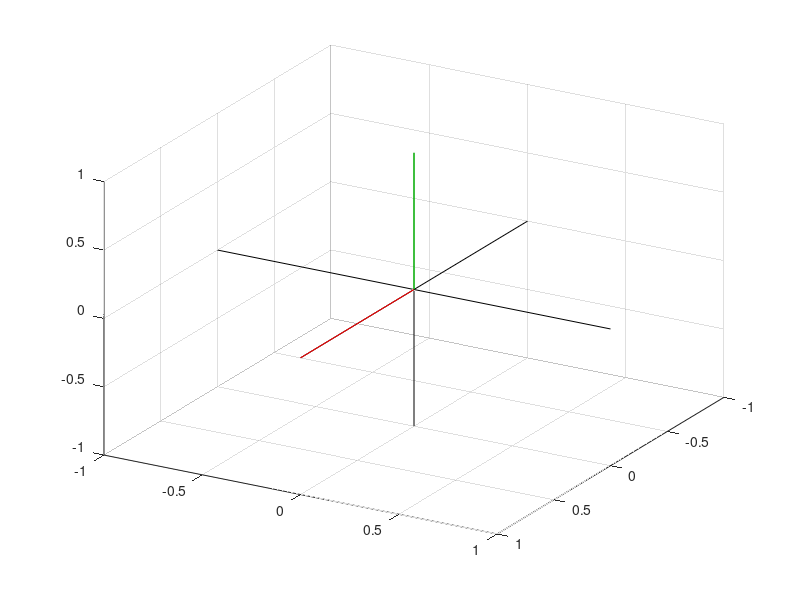

Here is the MATLAB script that generated this plot:
clc 
close all;
clear all;

for theta = 0:1:90
    
clf   
u=line([-1 1],[0 0],[0 0],'Color','black');
v=line([0 0],[-1 1],[0 0],'Color','black');
w=line([0 0],[0 0],[-1 1],'Color','black');
view(120,30);
grid on
hold on

Xv=1;
Yv=0;
Zv=0;

ux=1;
uy=0;
uz=0;
vx=0;
vy=cosd(theta);
vz=sind(theta);
wx=0;
wy=-sind(theta);
wz=cosd(theta);

x=[1;0;0];
y=[0;1;0];
z=[0;0;1];

        if Xv == 1
            Rx=[ux vx wx;...
                uy vy wy;...
                uz vz wz;]
            
            ut=Rx*x;
            vt=Rx*y;
            wt=Rx*z;
            
        elseif Yv == 1
            Ry=[vy vx vz;...
                uy ux uz;...
                wy wx wz;]
            
            ut=Ry*x;
            vt=Ry*y;
            wt=Ry*z;
            
        elseif Zv == 1
            
            Rz=[vy wy wx;...
                vz wz vx;...
                uz uy ux;]
            
            ut=Rz*x;
            vt=Rz*y;
            wt=Rz*z;
    
        else
           
        end


xx=line([0 ut(1)],[0 ut(2)],[0 ut(3)],'Color','red');
yy=line([0 vt(1)],[0 vt(2)],[0 vt(3)],'Color','green');
zz=line([0 wt(1)],[0 wt(2)],[0 wt(3)],'Color','blue');

drawnow

end